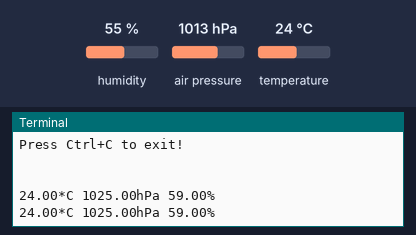
Bench run of a program on a simulated Raspberry Pi (BCM pin numbers). Parts: the last lines printed to the terminal. Inputs (shaded band) come from the test bench; at power-on: humidity 55 %, air pressure 1013 hPa, temperature 24 °C.

Above: at 1.2 s.
1.3 s: humidity set to 22 %
At 2.5 s:
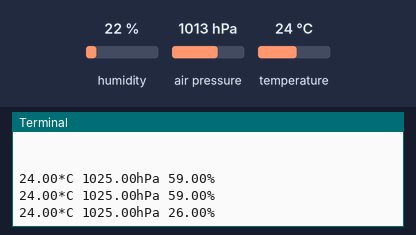
2.8 s: air pressure set to 952 hPa
At 3.4 s:
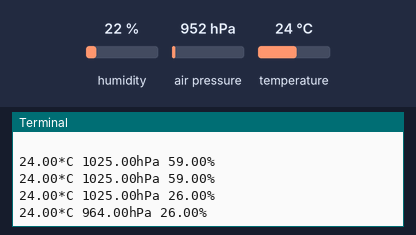
4.3 s: temperature set to 12 °C
At 5.8 s:
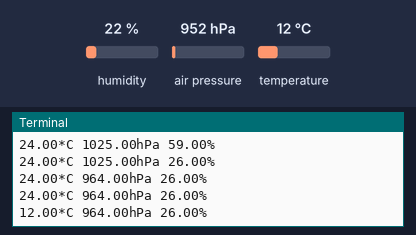

The program:

BME280_v6.py
```python
import time
try:
	from smbus2 import SMBus
except ImportError:
	from smbus import SMBus
from bme280 import BME280

print("""all-values.py - Read temp, pressure & humidity

Press Ctrl+C to exit!

""")

# Initalise the BME280
bus = SMBus(1)
bme280 = BME280(i2c_dev=bus)

while True:
	temperature = bme280.get_temperature()
	pressure = bme280.get_pressure() + 12
	humidity = bme280.get_humidity() + 4
	print('{:05.2f}*C {:05.2f}hPa {:05.2f}%'.format(temperature, pressure, humidity))
	time.sleep(1)
```

Measured:
- after the input at 1.3 s, the terminal: prints a new line after 0.72 s (image 1)
- after the input at 2.8 s, the terminal: prints a new line after 0.22 s (image 2)
- after the input at 4.3 s, the terminal: prints a new line after 0.73 s (image 3)
